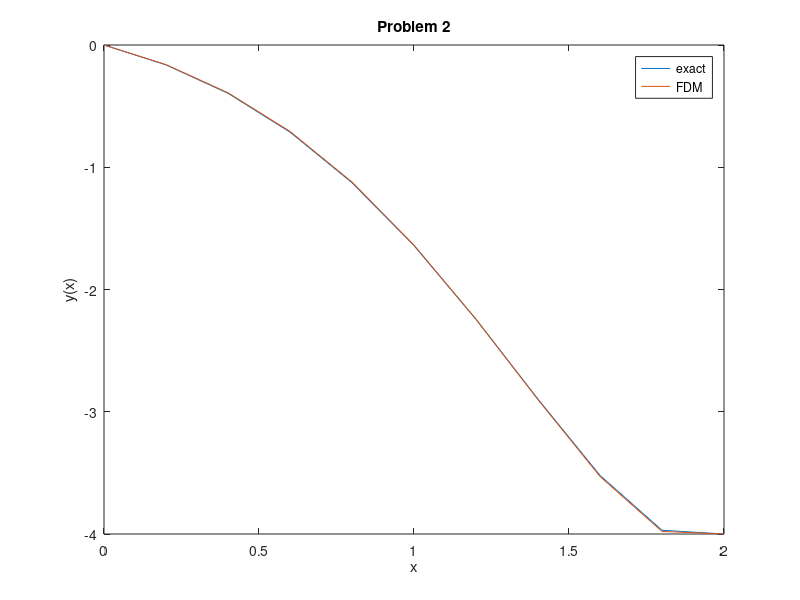

Source code (MATLAB):
xInitial = 0;
xFinal = 2;
h = 0.2;
N = (xFinal - xInitial)/h;
yInitial = 0;
yFinal = -4;

% exact
fexact = @(x) 1/6*x^3*exp(x) - 5/3*x*exp(x) + 2*exp(x) - x - 2;
y = zeros(N+1,1);
x = zeros(N+1,1);
x(1) = xInitial;
y(1) = yInitial;
x(N+1) = xFinal;
y(N+1) = yFinal;
for i = 1:N-1
    x(i+1) = x(i) + h;
    y(i+1) = fexact(x(i+1));
end
plot(x, y, 'DisplayName','exact')
hold on

% FDM
p = -2;
q = 1;
f = @(x) x*exp(x) - x;
A = zeros(N-1, N-1);
A(1,1) = -2/h^2 + q;
A(1,2) = 1/h^2 + p/(2*h);
A(N-1,N-2) = 1/h^2 - p/(2*h);
A(N-1,N-1) = -2/h^2 + q;
for i = 2:N-2
    A(i,i-1) = 1/h^2 - p/(2*h);
    A(i,i) = -2/h^2 + q;
    A(i,i+1) = 1/h^2 + p/(2*h);
end
B = zeros(N-1,1);
B(1) = f(xInitial + h) - yInitial/h^2 + p*yInitial/(2*h);
B(N-1) = f(xFinal - h) - yFinal/h^2 - p*yFinal/(2*h);
for i = 2:N-2
    B(i) = f(xInitial + i*h);
end
FDMY = inv(A)*B;
y = zeros(N+1,1);
y(1) = yInitial;
y(N+1) = yFinal;
for i = 2:N
    y(i) = FDMY(i-1);
end
plot(x, y, 'DisplayName','FDM')
hold on

legend
title('Problem 2')
xlabel('x')
ylabel('y(x)')
